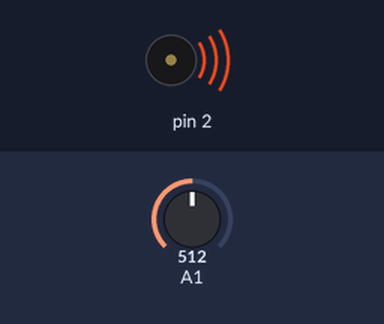
This sketch was run on a simulated Arduino Uno, built with avr-gcc and run on an emulated ATmega328P. Parts: buzzer (waves = sounding). The inputs (shaded band) are chosen by the test bench; at power-on: A1 = 512.

Above: at 1.4 s.
1.5 s: A1 set to 900
At 1.65 s:
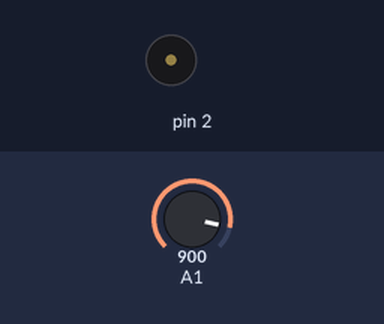
4.7 s: A1 set to 511
At 4.93 s:
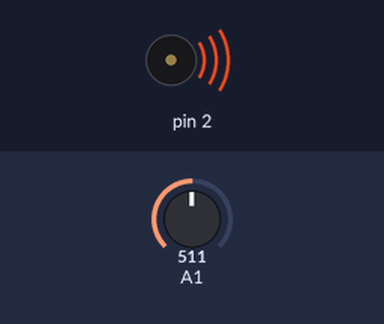
Timing chart, 0 to 13.9 s (numbered marks = the images above; inputs shaded):
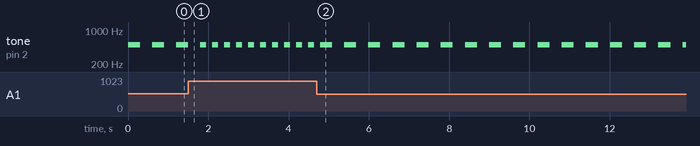

Measured:
- after the input at 4.7 s, tone on pin 2: alternates 500 Hz for 0.30 s and silent for 0.30 s, starting after 0.38 s
- by itself, tone on pin 2: repeats every 0.30 s: 500 Hz 0.15 s, silent 0.15 s

The sketch:

sketch_jun15d.ino
```cpp
int tiempo= 500;
long luz=0;
void setup() {
  pinMode(A1,INPUT);
  pinMode(2,OUTPUT);
  Serial.begin(9600);
}

void loop() {
  luz= analogRead (A1);
  tiempo = map (luz, 0, 1023, 500,100);
  tone(2, 500);
  delay(tiempo);
  noTone(2);
  delay(tiempo);
}
```
